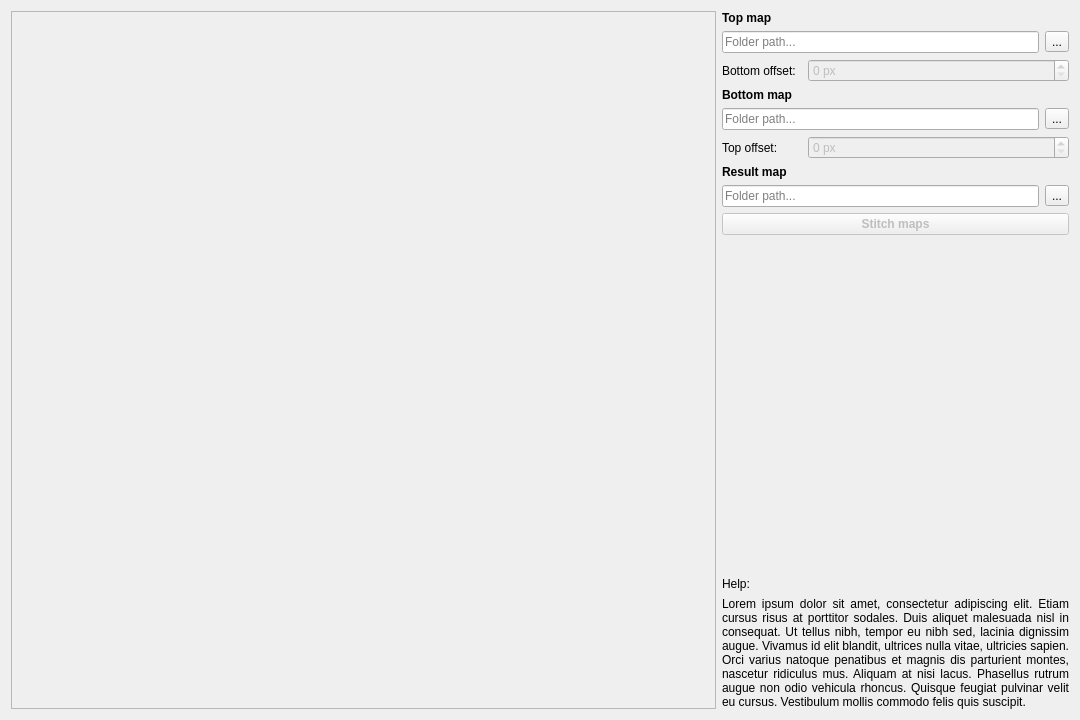
<?xml version="1.0" encoding="UTF-8"?>
<ui version="4.0">
 <class>Form</class>
 <widget class="QWidget" name="Form">
  <property name="geometry">
   <rect>
    <x>0</x>
    <y>0</y>
    <width>1080</width>
    <height>720</height>
   </rect>
  </property>
  <property name="baseSize">
   <size>
    <width>1080</width>
    <height>720</height>
   </size>
  </property>
  <property name="mouseTracking">
   <bool>true</bool>
  </property>
  <property name="windowTitle">
   <string>Form</string>
  </property>
  <layout class="QHBoxLayout" name="horizontalLayout_2">
   <item>
    <widget class="QFrame" name="frame">
     <property name="sizePolicy">
      <sizepolicy hsizetype="MinimumExpanding" vsizetype="Preferred">
       <horstretch>0</horstretch>
       <verstretch>0</verstretch>
      </sizepolicy>
     </property>
     <property name="mouseTracking">
      <bool>true</bool>
     </property>
     <property name="frameShape">
      <enum>QFrame::Shape::StyledPanel</enum>
     </property>
     <property name="frameShadow">
      <enum>QFrame::Shadow::Raised</enum>
     </property>
     <layout class="QVBoxLayout" name="verticalLayout">
      <item>
       <layout class="QVBoxLayout" name="verticalLayout_3">
        <property name="spacing">
         <number>0</number>
        </property>
        <item>
         <widget class="QWidget" name="widget_TopMap" native="true">
          <property name="sizePolicy">
           <sizepolicy hsizetype="Preferred" vsizetype="Expanding">
            <horstretch>0</horstretch>
            <verstretch>0</verstretch>
           </sizepolicy>
          </property>
          <property name="mouseTracking">
           <bool>true</bool>
          </property>
         </widget>
        </item>
        <item>
         <widget class="QWidget" name="widget_BottomMap" native="true">
          <property name="sizePolicy">
           <sizepolicy hsizetype="Preferred" vsizetype="Expanding">
            <horstretch>0</horstretch>
            <verstretch>0</verstretch>
           </sizepolicy>
          </property>
          <property name="mouseTracking">
           <bool>true</bool>
          </property>
         </widget>
        </item>
       </layout>
      </item>
     </layout>
    </widget>
   </item>
   <item>
    <layout class="QGridLayout" name="gridLayout">
     <item row="0" column="0">
      <widget class="QLabel" name="label_22">
       <property name="font">
        <font>
         <bold>true</bold>
        </font>
       </property>
       <property name="mouseTracking">
        <bool>true</bool>
       </property>
       <property name="text">
        <string>Top map</string>
       </property>
       <property name="alignment">
        <set>Qt::AlignmentFlag::AlignLeading|Qt::AlignmentFlag::AlignLeft|Qt::AlignmentFlag::AlignVCenter</set>
       </property>
      </widget>
     </item>
     <item row="6" column="0" colspan="2">
      <layout class="QHBoxLayout" name="horizontalLayout_3">
       <item>
        <widget class="QLabel" name="label_19">
         <property name="sizePolicy">
          <sizepolicy hsizetype="Fixed" vsizetype="Preferred">
           <horstretch>0</horstretch>
           <verstretch>0</verstretch>
          </sizepolicy>
         </property>
         <property name="minimumSize">
          <size>
           <width>80</width>
           <height>0</height>
          </size>
         </property>
         <property name="mouseTracking">
          <bool>true</bool>
         </property>
         <property name="layoutDirection">
          <enum>Qt::LayoutDirection::LeftToRight</enum>
         </property>
         <property name="text">
          <string>Top offset:</string>
         </property>
         <property name="alignment">
          <set>Qt::AlignmentFlag::AlignLeading|Qt::AlignmentFlag::AlignLeft|Qt::AlignmentFlag::AlignVCenter</set>
         </property>
        </widget>
       </item>
       <item>
        <widget class="QSpinBox" name="spinBox_BottomMapOffset">
         <property name="enabled">
          <bool>false</bool>
         </property>
         <property name="sizePolicy">
          <sizepolicy hsizetype="Preferred" vsizetype="Fixed">
           <horstretch>0</horstretch>
           <verstretch>0</verstretch>
          </sizepolicy>
         </property>
         <property name="mouseTracking">
          <bool>true</bool>
         </property>
         <property name="keyboardTracking">
          <bool>false</bool>
         </property>
         <property name="suffix">
          <string> px</string>
         </property>
         <property name="maximum">
          <number>1000</number>
         </property>
        </widget>
       </item>
      </layout>
     </item>
     <item row="13" column="0" colspan="2">
      <widget class="QLabel" name="label_HelpDescription">
       <property name="enabled">
        <bool>true</bool>
       </property>
       <property name="sizePolicy">
        <sizepolicy hsizetype="Maximum" vsizetype="Minimum">
         <horstretch>0</horstretch>
         <verstretch>0</verstretch>
        </sizepolicy>
       </property>
       <property name="maximumSize">
        <size>
         <width>350</width>
         <height>16777215</height>
        </size>
       </property>
       <property name="mouseTracking">
        <bool>true</bool>
       </property>
       <property name="text">
        <string>Lorem ipsum dolor sit amet, consectetur adipiscing elit. Etiam cursus risus at porttitor sodales. Duis aliquet malesuada nisl in consequat. Ut tellus nibh, tempor eu nibh sed, lacinia dignissim augue. Vivamus id elit blandit, ultrices nulla vitae, ultricies sapien. Orci varius natoque penatibus et magnis dis parturient montes, nascetur ridiculus mus. Aliquam at nisi lacus. Phasellus rutrum augue non odio vehicula rhoncus. Quisque feugiat pulvinar velit eu cursus. Vestibulum mollis commodo felis quis suscipit.</string>
       </property>
       <property name="alignment">
        <set>Qt::AlignmentFlag::AlignJustify|Qt::AlignmentFlag::AlignVCenter</set>
       </property>
       <property name="wordWrap">
        <bool>true</bool>
       </property>
      </widget>
     </item>
     <item row="1" column="0">
      <widget class="QLineEdit" name="lineEdit_TopMapPath">
       <property name="sizePolicy">
        <sizepolicy hsizetype="Minimum" vsizetype="Fixed">
         <horstretch>0</horstretch>
         <verstretch>0</verstretch>
        </sizepolicy>
       </property>
       <property name="minimumSize">
        <size>
         <width>200</width>
         <height>0</height>
        </size>
       </property>
       <property name="mouseTracking">
        <bool>true</bool>
       </property>
       <property name="placeholderText">
        <string>Folder path...</string>
       </property>
      </widget>
     </item>
     <item row="12" column="0" colspan="2">
      <widget class="QLabel" name="label_Help">
       <property name="enabled">
        <bool>true</bool>
       </property>
       <property name="font">
        <font>
         <bold>false</bold>
        </font>
       </property>
       <property name="mouseTracking">
        <bool>true</bool>
       </property>
       <property name="text">
        <string>Help:</string>
       </property>
       <property name="alignment">
        <set>Qt::AlignmentFlag::AlignLeading|Qt::AlignmentFlag::AlignLeft|Qt::AlignmentFlag::AlignVCenter</set>
       </property>
      </widget>
     </item>
     <item row="8" column="0">
      <widget class="QLabel" name="label_24">
       <property name="font">
        <font>
         <bold>true</bold>
        </font>
       </property>
       <property name="mouseTracking">
        <bool>true</bool>
       </property>
       <property name="text">
        <string>Result map</string>
       </property>
       <property name="alignment">
        <set>Qt::AlignmentFlag::AlignLeading|Qt::AlignmentFlag::AlignLeft|Qt::AlignmentFlag::AlignVCenter</set>
       </property>
      </widget>
     </item>
     <item row="9" column="1">
      <widget class="QToolButton" name="toolButton_ResultPathSearch">
       <property name="mouseTracking">
        <bool>true</bool>
       </property>
       <property name="text">
        <string>...</string>
       </property>
      </widget>
     </item>
     <item row="5" column="1">
      <widget class="QToolButton" name="toolButton_BottomMapPathSearch">
       <property name="mouseTracking">
        <bool>true</bool>
       </property>
       <property name="text">
        <string>...</string>
       </property>
      </widget>
     </item>
     <item row="1" column="1">
      <widget class="QToolButton" name="toolButton_TopMapPathSearch">
       <property name="mouseTracking">
        <bool>true</bool>
       </property>
       <property name="text">
        <string>...</string>
       </property>
      </widget>
     </item>
     <item row="10" column="0" colspan="2">
      <widget class="QPushButton" name="pushButton_StitchMaps">
       <property name="enabled">
        <bool>false</bool>
       </property>
       <property name="sizePolicy">
        <sizepolicy hsizetype="Preferred" vsizetype="Fixed">
         <horstretch>0</horstretch>
         <verstretch>0</verstretch>
        </sizepolicy>
       </property>
       <property name="font">
        <font>
         <bold>true</bold>
        </font>
       </property>
       <property name="mouseTracking">
        <bool>true</bool>
       </property>
       <property name="autoFillBackground">
        <bool>false</bool>
       </property>
       <property name="text">
        <string>Stitch maps</string>
       </property>
       <property name="checkable">
        <bool>false</bool>
       </property>
       <property name="checked">
        <bool>false</bool>
       </property>
       <property name="default">
        <bool>false</bool>
       </property>
       <property name="flat">
        <bool>false</bool>
       </property>
      </widget>
     </item>
     <item row="9" column="0">
      <widget class="QLineEdit" name="lineEdit_ResultPath">
       <property name="sizePolicy">
        <sizepolicy hsizetype="Minimum" vsizetype="Fixed">
         <horstretch>0</horstretch>
         <verstretch>0</verstretch>
        </sizepolicy>
       </property>
       <property name="minimumSize">
        <size>
         <width>200</width>
         <height>0</height>
        </size>
       </property>
       <property name="mouseTracking">
        <bool>true</bool>
       </property>
       <property name="placeholderText">
        <string>Folder path...</string>
       </property>
      </widget>
     </item>
     <item row="11" column="0" colspan="2">
      <spacer name="verticalSpacer_9">
       <property name="mouseTracking">
        <bool>true</bool>
       </property>
       <property name="orientation">
        <enum>Qt::Orientation::Vertical</enum>
       </property>
       <property name="sizeHint" stdset="0">
        <size>
         <width>20</width>
         <height>40</height>
        </size>
       </property>
      </spacer>
     </item>
     <item row="2" column="0" colspan="2">
      <layout class="QHBoxLayout" name="horizontalLayout">
       <item>
        <widget class="QLabel" name="label_17">
         <property name="sizePolicy">
          <sizepolicy hsizetype="Fixed" vsizetype="Preferred">
           <horstretch>0</horstretch>
           <verstretch>0</verstretch>
          </sizepolicy>
         </property>
         <property name="minimumSize">
          <size>
           <width>80</width>
           <height>0</height>
          </size>
         </property>
         <property name="mouseTracking">
          <bool>true</bool>
         </property>
         <property name="text">
          <string>Bottom offset:</string>
         </property>
         <property name="alignment">
          <set>Qt::AlignmentFlag::AlignLeading|Qt::AlignmentFlag::AlignLeft|Qt::AlignmentFlag::AlignVCenter</set>
         </property>
        </widget>
       </item>
       <item>
        <widget class="QSpinBox" name="spinBox_TopMapOffset">
         <property name="enabled">
          <bool>false</bool>
         </property>
         <property name="sizePolicy">
          <sizepolicy hsizetype="Preferred" vsizetype="Fixed">
           <horstretch>0</horstretch>
           <verstretch>0</verstretch>
          </sizepolicy>
         </property>
         <property name="mouseTracking">
          <bool>true</bool>
         </property>
         <property name="keyboardTracking">
          <bool>false</bool>
         </property>
         <property name="suffix">
          <string> px</string>
         </property>
         <property name="maximum">
          <number>1000</number>
         </property>
        </widget>
       </item>
      </layout>
     </item>
     <item row="5" column="0">
      <widget class="QLineEdit" name="lineEdit_BottomMapPath">
       <property name="sizePolicy">
        <sizepolicy hsizetype="Minimum" vsizetype="Fixed">
         <horstretch>0</horstretch>
         <verstretch>0</verstretch>
        </sizepolicy>
       </property>
       <property name="minimumSize">
        <size>
         <width>200</width>
         <height>0</height>
        </size>
       </property>
       <property name="mouseTracking">
        <bool>true</bool>
       </property>
       <property name="placeholderText">
        <string>Folder path...</string>
       </property>
      </widget>
     </item>
     <item row="4" column="0">
      <widget class="QLabel" name="label_23">
       <property name="font">
        <font>
         <bold>true</bold>
        </font>
       </property>
       <property name="mouseTracking">
        <bool>true</bool>
       </property>
       <property name="text">
        <string>Bottom map</string>
       </property>
       <property name="alignment">
        <set>Qt::AlignmentFlag::AlignLeading|Qt::AlignmentFlag::AlignLeft|Qt::AlignmentFlag::AlignVCenter</set>
       </property>
      </widget>
     </item>
    </layout>
   </item>
  </layout>
 </widget>
 <tabstops>
  <tabstop>lineEdit_TopMapPath</tabstop>
  <tabstop>toolButton_TopMapPathSearch</tabstop>
  <tabstop>lineEdit_BottomMapPath</tabstop>
  <tabstop>toolButton_BottomMapPathSearch</tabstop>
  <tabstop>lineEdit_ResultPath</tabstop>
  <tabstop>toolButton_ResultPathSearch</tabstop>
  <tabstop>pushButton_StitchMaps</tabstop>
 </tabstops>
 <resources/>
 <connections/>
</ui>
